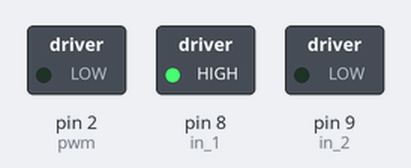
This sketch was run on a simulated Arduino Uno, built with avr-gcc and run on an emulated ATmega328P. Shown: switched loads named in the sketch (green lamp = pin HIGH).

Above: at 1.2 s.
At 6.0 s:
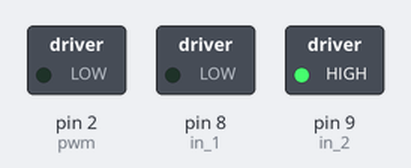
At 9.0 s:
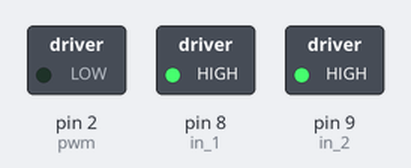
Timing chart, 0 to 12.4 s (numbered marks = the images above):
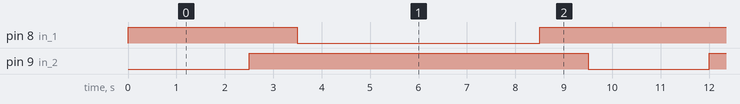

Measured:
- by itself, pin 8 (in_1): repeats every 9.5 s: LOW 5.0 s, HIGH 4.5 s
- by itself, pin 9 (in_2): alternates HIGH for 7.0 s and LOW for 2.5 s
- by itself, everything shown: repeats every 9.5 s, in 4 steps

The sketch:

craddle.ino
```cpp
const int pwm = 2 ;  //initializing pin 2 as pwm
const int in_1 = 8 ;
const int in_2 = 9 ;

//For providing logic to L298 IC to choose the direction of the DC motor

void setup()
{
pinMode(pwm,OUTPUT) ;   //we have to set PWM pin as output
pinMode(in_1,OUTPUT) ;  //Logic pins are also set as output
pinMode(in_2,OUTPUT) ;
}

void loop()
{
//For Clock wise motion , in_1 = High , in_2 = Low

digitalWrite(in_1,HIGH) ;
digitalWrite(in_2,LOW) ;
analogWrite(pwm,100);
delay(2500);
digitalWrite(in_1,HIGH) ;
digitalWrite(in_2,HIGH) ;
analogWrite(pwm,100);
delay(1000);
digitalWrite(in_1,LOW) ;
digitalWrite(in_2,HIGH) ;
analogWrite(pwm,100);
delay(5000);
digitalWrite(in_1,HIGH) ;
digitalWrite(in_2,HIGH) ;
analogWrite(pwm,100);
delay(1000);

}
```
